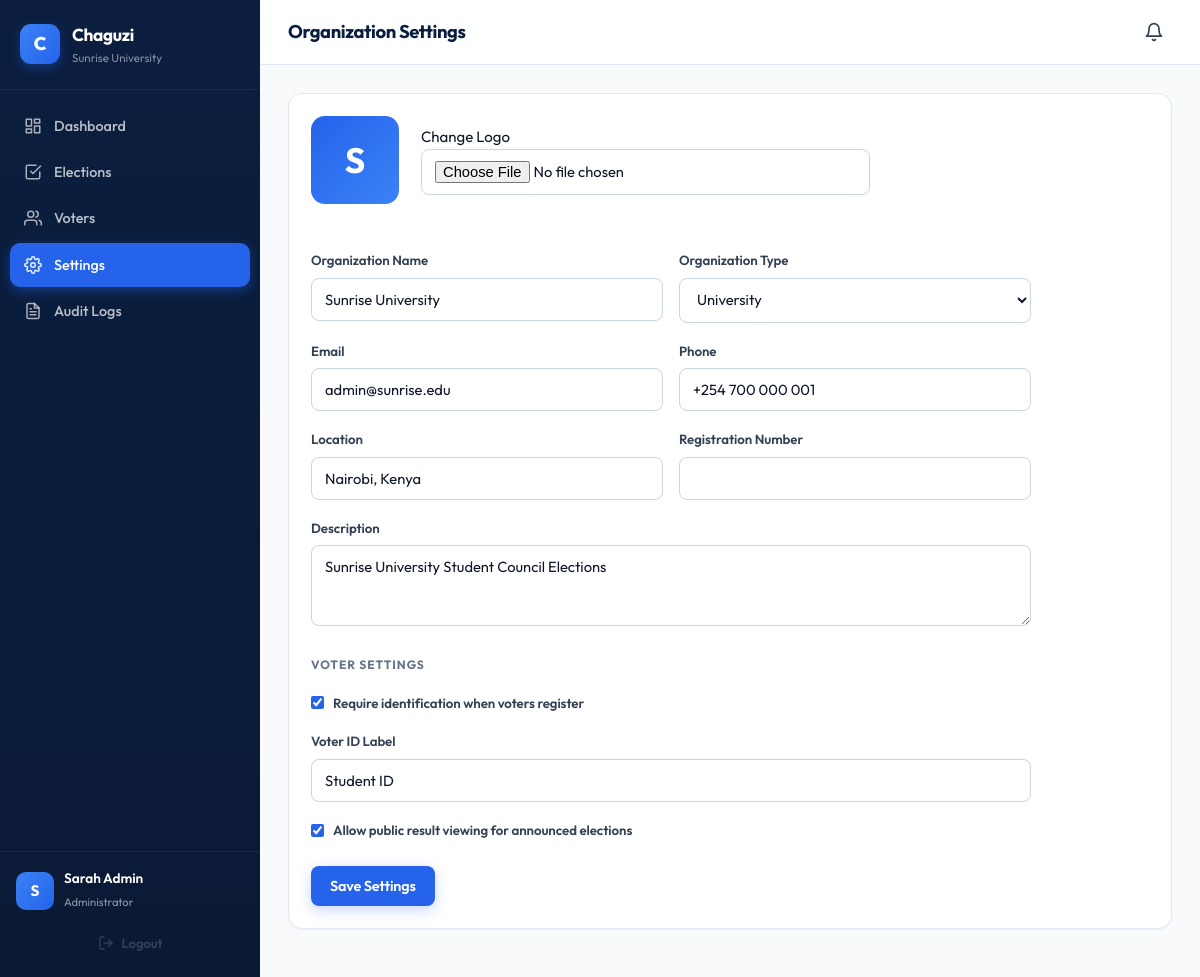
The app's page /admin/settings (signed in) with its own data.
### models/organization.py (models this page shows, shortened)
class Organization(db.Model):
    __tablename__ = 'organizations'
    id = db.Column(db.Integer, primary_key=True)
    name = db.Column(db.String(200), nullable=False, unique=True, index=True)
    slug = db.Column(db.String(220), nullable=False, unique=True, index=True)
    org_type = db.Column(db.String(50), nullable=False, default='school')
    logo = db.Column(db.String(300))
    email = db.Column(db.String(150), nullable=False)
    phone = db.Column(db.String(50))
    location = db.Column(db.String(200))
    registration_number = db.Column(db.String(100))
    description = db.Column(db.Text)
    voter_id_required = db.Column(db.Boolean, default=True)
    voter_id_label = db.Column(db.String(50), default='Membership ID')
    allow_public_results = db.Column(db.Boolean, default=False)
    default_result_visibility = db.Column(db.String(20), default='after_close')
    is_active = db.Column(db.Boolean, default=True)
    created_at = db.Column(db.DateTime, default=datetime.utcnow)
    updated_at = db.Column(db.DateTime, default=datetime.utcnow, onupdate=datetime.utcnow)
    users = db.relationship('User', backref='organization', lazy='dynamic',
                            cascade='all, delete-orphan')
    elections = db.relationship('Election', backref='organization', lazy='dynamic',
                                cascade='all, delete-orphan')

### models/user.py (models this page shows, shortened)
class User(UserMixin, db.Model):
    __tablename__ = 'users'
    id = db.Column(db.Integer, primary_key=True)
    organization_id = db.Column(db.Integer, db.ForeignKey('organizations.id'),
                                 nullable=False, index=True)
    role = db.Column(db.String(20), nullable=False, default='voter', index=True)
    full_name = db.Column(db.String(150), nullable=False)
    email = db.Column(db.String(150), nullable=False, index=True)
    phone = db.Column(db.String(50))
    voter_id = db.Column(db.String(100), index=True)  # membership/student/employee ID
    password_hash = db.Column(db.String(255), nullable=False)
    is_active = db.Column(db.Boolean, default=True)
    is_approved = db.Column(db.Boolean, default=True)
    last_login = db.Column(db.DateTime)
    last_login_ip = db.Column(db.String(50))
    failed_login_attempts = db.Column(db.Integer, default=0)
    locked_until = db.Column(db.DateTime)
    created_at = db.Column(db.DateTime, default=datetime.utcnow)
    updated_at = db.Column(db.DateTime, default=datetime.utcnow, onupdate=datetime.utcnow)
    votes = db.relationship('Vote', backref='voter', lazy='dynamic',
                            foreign_keys='Vote.voter_id')
    notifications = db.relationship('Notification', backref='user', lazy='dynamic',
                                     cascade='all, delete-orphan')
    audit_logs = db.relationship('AuditLog', backref='actor', lazy='dynamic',
                                  foreign_keys='AuditLog.actor_id')
    __table_args__ = (
        db.UniqueConstraint('organization_id', 'email', name='uq_org_email'),
        db.UniqueConstraint('organization_id', 'voter_id', name='uq_org_voter_id'),
    )
    @property
    def is_admin(self):
        return self.role == 'admin'

### routes/admin.py (the view, shortened to what this page needs)
@admin_bp.route('/settings', methods=['GET', 'POST'])
def settings():
    org = current_user.organization
    return render_template('admin/settings.html', org=org)

### routes/admin.py (called while the page is built)
@admin_bp.before_request
@login_required
@admin_required
def before_admin():
    pass

### templates/admin/settings.html (shortened to what this page needs)
{% extends "base.html" %}
{% block page_title %}Organization Settings{% endblock %}
{% block body_class %}admin{% endblock %}
{% block content %}
<div class="panel">
    <form method="POST" enctype="multipart/form-data" class="form">
        <div class="settings-logo">
            {% if org.logo %}
                <img src="{{ url_for('static', filename=org.logo) }}" alt="Logo" class="logo-preview">
            {% else %}
                <div class="logo-placeholder">{{ org.name[0]|upper }}</div>
            {% endif %}
            <div>
                <label for="logo">Change Logo</label>
                <input type="file" name="logo" id="logo" accept="image/*">
            </div>
        </div>
        <div class="form-row-2">
            <div class="form-group">
                <label>Organization Name</label>
                <input type="text" name="name" value="{{ org.name }}" required>
            </div>
            <div class="form-group">
                <label>Organization Type</label>
                <select name="org_type">
                    {% for t in ['school','university','college','company','church','sacco','association','institution','other'] %}
                    <option value="{{ t }}" {{ 'selected' if org.org_type==t }}>{{ t|capitalize }}</option>
                    {% endfor %}
                </select>
            </div>
        </div>
        <div class="form-row-2">
            <div class="form-group"><label>Email</label><input type="email" name="email" value="{{ org.email }}"></div>
            <div class="form-group"><label>Phone</label><input type="text" name="phone" value="{{ org.phone or '' }}"></div>
        </div>
        <div class="form-row-2">
            <div class="form-group"><label>Location</label><input type="text" name="location" value="{{ org.location or '' }}"></div>
            <div class="form-group"><label>Registration Number</label><input type="text" name="registration_number" value="{{ org.registration_number or '' }}"></div>
        </div>
        <div class="form-group"><label>Description</label><textarea name="description" rows="3">{{ org.description or '' }}</textarea></div>
        <h3 class="field-group-title">Voter Settings</h3>
        <div class="form-group">
            <label class="checkbox">
                <input type="checkbox" name="voter_id_required" {{ 'checked' if org.voter_id_required }}>
                Require identification when voters register
            </label>
        </div>
        <div class="form-group">
            <label>Voter ID Label</label>
            <input type="text" name="voter_id_label" value="{{ org.voter_id_label }}">
        </div>
        <div class="form-group">
            <label class="checkbox">
                <input type="checkbox" name="allow_public_results" {{ 'checked' if org.allow_public_results }}>
                Allow public result viewing for announced elections
            </label>
        </div>
        <div class="form-actions">
            <button type="submit" class="btn btn-primary">Save Settings</button>
        </div>
    </form>
</div>
{% endblock %}

### templates/base.html (shortened to what this page needs)
<!DOCTYPE html>
<html lang="en">
<head>
    <link rel="stylesheet" href="{{ url_for('static', filename='css/style.css') }}">
</head>
<body class="{% block body_class %}{% endblock %}">
    {% if current_user.is_authenticated %}
    <div class="app-layout">
        <aside class="sidebar" id="sidebar">
            <div class="sidebar-brand">
                <div class="brand-mark">C</div>
                <div class="brand-text">
                    <strong>Chaguzi</strong>
                    <small>{{ current_user.organization.name[:22] }}</small>
                </div>
            </div>
            <nav class="sidebar-nav">
                {% if current_user.is_admin %}
                    <a href="{{ url_for('admin.dashboard') }}" class="nav-item {{ 'active' if request.endpoint == 'admin.dashboard' }}">
                        <svg class="nav-icon" viewBox="0 0 24 24" fill="none" stroke="currentColor" stroke-width="2" stroke-linecap="round" stroke-linejoin="round"><rect x="3" y="3" width="7" height="9"/><rect x="14" y="3" width="7" height="5"/><rect x="14" y="12" width="7" height="9"/><rect x="3" y="16" width="7" height="5"/></svg>
                        <span>Dashboard</span>
                    </a>
                    <a href="{{ url_for('admin.elections') }}" class="nav-item {{ 'active' if request.endpoint and request.endpoint.startswith('admin.election') }}">
                        <svg class="nav-icon" viewBox="0 0 24 24" fill="none" stroke="currentColor" stroke-width="2" stroke-linecap="round" stroke-linejoin="round"><path d="M9 11l3 3L22 4"/><path d="M21 12v7a2 2 0 0 1-2 2H5a2 2 0 0 1-2-2V5a2 2 0 0 1 2-2h11"/></svg>
                        <span>Elections</span>
                    </a>
                    <a href="{{ url_for('admin.voters') }}" class="nav-item {{ 'active' if request.endpoint == 'admin.voters' }}">
                        <svg class="nav-icon" viewBox="0 0 24 24" fill="none" stroke="currentColor" stroke-width="2" stroke-linecap="round" stroke-linejoin="round"><path d="M17 21v-2a4 4 0 0 0-4-4H5a4 4 0 0 0-4 4v2"/><circle cx="9" cy="7" r="4"/><path d="M23 21v-2a4 4 0 0 0-3-3.87"/><path d="M16 3.13a4 4 0 0 1 0 7.75"/></svg>
                        <span>Voters</span>
                    </a>
                    <a href="{{ url_for('admin.settings') }}" class="nav-item {{ 'active' if request.endpoint == 'admin.settings' }}">
                        <span>Settings</span>
                    </a>
                    <a href="{{ url_for('admin.audit_logs') }}" class="nav-item {{ 'active' if request.endpoint == 'admin.audit_logs' }}">
                        <span>Audit Logs</span>
                    </a>
                {% endif %}
            </nav>
            <div class="sidebar-footer">
                <div class="user-mini">
                    <div class="avatar">{{ current_user.full_name[0]|upper }}</div>
                    <div class="user-mini-info">
                        <strong>{{ current_user.full_name }}</strong>
                        <small>{{ 'Administrator' if current_user.is_admin else 'Voter' }}</small>
                    </div>
                </div>
                <a href="{{ url_for('auth.logout') }}" class="btn btn-ghost btn-sm btn-block">
                    <svg viewBox="0 0 24 24" fill="none" stroke="currentColor" stroke-width="2" stroke-linecap="round" stroke-linejoin="round" style="width:16px;height:16px;"><path d="M9 21H5a2 2 0 0 1-2-2V5a2 2 0 0 1 2-2h4"/><polyline points="16 17 21 12 16 7"/><line x1="21" y1="12" x2="9" y2="12"/></svg>
                    Logout
                </a>
            </div>
        </aside>
        <div class="main-area">
            <header class="topbar">
                <div class="topbar-title">{% block page_title %}Dashboard{% endblock %}</div>
                <div class="topbar-right">
                    <button class="notif-bell" id="notifBell" aria-label="Notifications">
                        <svg viewBox="0 0 24 24" fill="none" stroke="currentColor" stroke-width="2" stroke-linecap="round" stroke-linejoin="round"><path d="M18 8A6 6 0 0 0 6 8c0 7-3 9-3 9h18s-3-2-3-9"/><path d="M13.73 21a2 2 0 0 1-3.46 0"/></svg>
                    </button>
                </div>
            </header>
            <main class="content">
                {% block content %}{% endblock %}
            </main>
        </div>
    </div>
    {% else %}
        {% block public_content %}{% endblock %}
    {% endif %}
</body>
</html>

### records on screen
Organization: organization "Sunrise University", name "S", name "Sunrise University", email "admin@sunrise.edu", phone "+254 700 000 001", location "Nairobi, Kenya", description "Sunrise University Student Council Elections", voter_id_label "Student ID"
User: full_name "S", full_name "Sarah Admin", role "Administrator"

### other values on screen
form field org_type "University"
